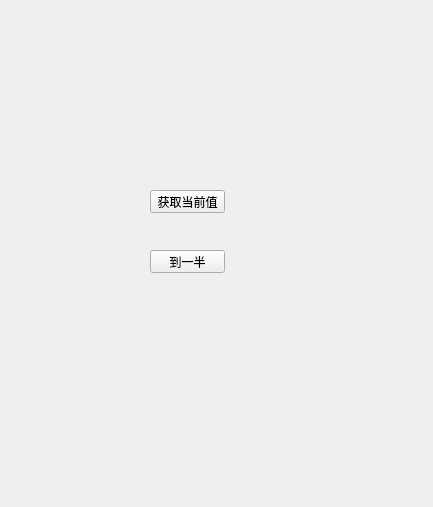
<?xml version="1.0" encoding="UTF-8"?>
<ui version="4.0">
 <class>Widget</class>
 <widget class="QWidget" name="Widget">
  <property name="geometry">
   <rect>
    <x>0</x>
    <y>0</y>
    <width>433</width>
    <height>507</height>
   </rect>
  </property>
  <property name="windowTitle">
   <string>Widget</string>
  </property>
  <widget class="smallWidget" name="widget_2" native="true">
   <property name="geometry">
    <rect>
     <x>80</x>
     <y>30</y>
     <width>271</width>
     <height>101</height>
    </rect>
   </property>
  </widget>
  <widget class="QPushButton" name="btn_get">
   <property name="geometry">
    <rect>
     <x>150</x>
     <y>190</y>
     <width>75</width>
     <height>23</height>
    </rect>
   </property>
   <property name="text">
    <string>获取当前值</string>
   </property>
  </widget>
  <widget class="QPushButton" name="btn_set">
   <property name="geometry">
    <rect>
     <x>150</x>
     <y>250</y>
     <width>75</width>
     <height>23</height>
    </rect>
   </property>
   <property name="text">
    <string>到一半</string>
   </property>
  </widget>
 </widget>
 <customwidgets>
  <customwidget>
   <class>smallWidget</class>
   <extends>QWidget</extends>
   <header location="global">smallwidget.h</header>
   <container>1</container>
  </customwidget>
 </customwidgets>
 <resources/>
 <connections/>
</ui>
